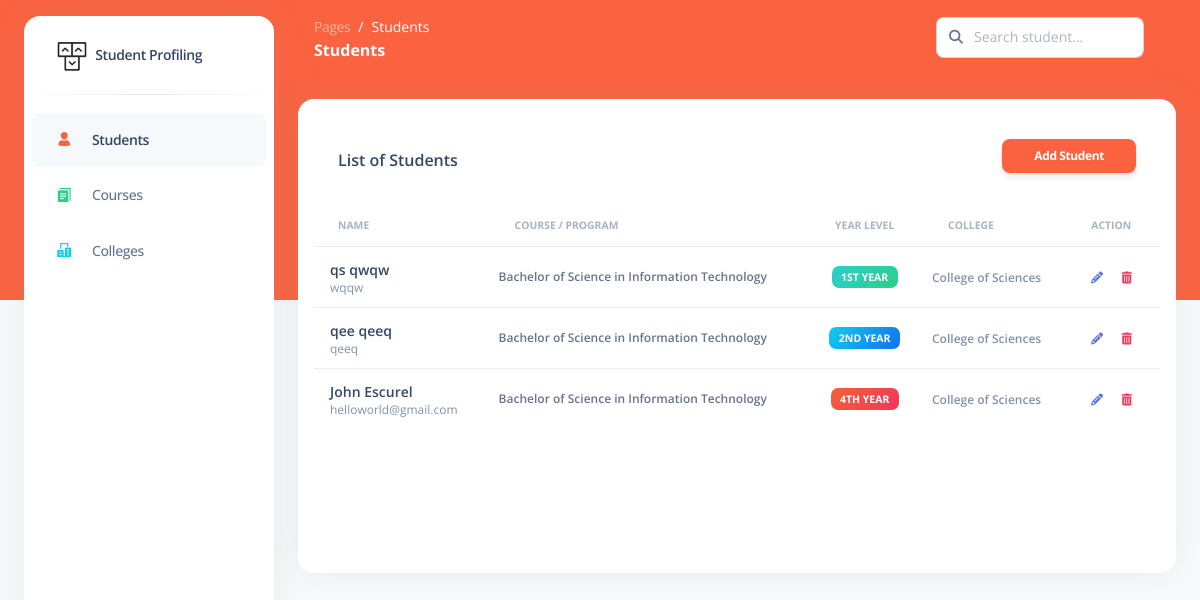
The page / on the database its author committed.
### simple_profiling/models.py (models this page shows, shortened)
class BaseModel(models.Model):
    created_at = models.DateTimeField(auto_now_add=True, db_index=True)
    updated_at = models.DateTimeField(auto_now=True)
    class Meta:
        abstract = True

class Student(BaseModel):
    YEAR_LEVEL_CHOICES = (('1st Year','1st Year'), ('2nd Year','2nd Year'), ('3rd Year','3rd Year'), ('4th Year', '4th Year'))
    first_name = models.CharField(max_length=250)
    last_name = models.CharField(max_length=250)
    email_address = models.CharField(max_length=300)
    year_level = models.CharField(max_length=20, choices=YEAR_LEVEL_CHOICES)
    course = models.ForeignKey(Course, on_delete=models.CASCADE)
    college = models.ForeignKey(College, on_delete=models.CASCADE)
    class Meta:
        verbose_name_plural = "Students"

class Course(BaseModel):
    course_name = models.CharField(max_length=500)
    class Meta:
        verbose_name_plural = "Courses"
    def __str__(self):
        return f"{self.course_name}"

class College(BaseModel):
    college_name = models.CharField(max_length=500)
    class Meta:
        verbose_name_plural = "Colleges"
    def __str__(self):
        return f"{self.college_name}"

### simple_profiling/views.py (the view)
# urls.py: path('', views.StudentList.as_view(), name='StudentList'),
class StudentList(ListView):
    model = Student
    context_object_name = 'student'
    template_name = 'student-list.html'
    paginate_by = 10
    def get_context_data(self, **kwargs):
        context = super().get_context_data(**kwargs)
        return context
    def get_queryset(self, *args, **kwargs):
        qs = super(StudentList, self).get_queryset(*args, **kwargs)
        qs = qs.order_by("-created_at")
        if self.request.GET.get("q") != None:
            query = self.request.GET.get('q')
            qs = qs.order_by("-created_at").filter(Q(first_name__icontains=query) | Q(last_name__icontains=query) |
            Q(email_address__icontains=query) | Q(year_level__icontains=query)| Q(course__course_name__icontains=query)
            | Q(college__college_name__icontains=query))
        return qs

### simple_profiling/templates/student-list.html (shortened to what this page needs)
{% load static %}
<!DOCTYPE html>
<html lang="en">
<head>
  <link href="{% static 'css/nucleo-icons.css' %}" rel="stylesheet" />
  <link href="{% static 'css/nucleo-svg.css' %}" rel="stylesheet" />
  <link href="{% static 'css/nucleo-svg.css' %}" rel="stylesheet" />
  <link id="pagestyle" href="{% static 'css/argon-dashboard.css' %}" rel="stylesheet" />
</head>
<body class="g-sidenav-show bg-gray-100">
  <aside class="sidenav bg-white navbar navbar-vertical navbar-expand-xs border-0 border-radius-xl my-3 fixed-start ms-4 " id="sidenav-main">
    <div class="sidenav-header">
      <a class="navbar-brand m-0" href="{% url 'StudentList' %}" target="_blank">
        <img src="{% static 'img/logo-ct-dark.png' %}" class="navbar-brand-img h-100" alt="main_logo">
        <span class="ms-1 font-weight-bold">Student Profiling</span>
      </a>
    </div>
    <hr class="horizontal dark mt-0">
    <div class="collapse navbar-collapse  w-auto " id="sidenav-collapse-main">
      <ul class="navbar-nav">
        <li class="nav-item">
          <a class="nav-link active" href="{% url 'StudentList' %}">
            <div class="icon icon-shape icon-sm border-radius-md text-center me-2 d-flex align-items-center justify-content-center">
              <i class="ni ni-single-02 text-warning text-sm opacity-10"></i>
            </div>
            <span class="nav-link-text ms-1">Students</span>
          </a>
        </li>
        <li class="nav-item">
          <a class="nav-link " href="{% url 'CourseList' %}">
            <div class="icon icon-shape icon-sm border-radius-md text-center me-2 d-flex align-items-center justify-content-center">
              <i class="ni ni-single-copy-04 text-success text-sm opacity-10"></i>
            </div>
            <span class="nav-link-text ms-1">Courses</span>
          </a>
        </li>
        <li class="nav-item">
          <a class="nav-link" href="{% url 'CollegeList' %}">
            <div class="icon icon-shape icon-sm border-radius-md text-center me-2 d-flex align-items-center justify-content-center">
              <i class="ni ni-building text-info text-sm opacity-10"></i>
            </div>
            <span class="nav-link-text ms-1">Colleges</span>
          </a>
        </li>
      </ul>
    </div>
  </aside>
  <main class="main-content position-relative border-radius-lg ">
    <nav class="navbar navbar-main navbar-expand-lg px-0 mx-4 shadow-none border-radius-xl " id="navbarBlur" data-scroll="false">
      <div class="container-fluid py-1 px-3">
        <nav aria-label="breadcrumb">
          <ol class="breadcrumb bg-transparent mb-0 pb-0 pt-1 px-0 me-sm-6 me-5">
            <li class="breadcrumb-item text-sm"><a class="opacity-5 text-white" href="javascript:;">Pages</a></li>
            <li class="breadcrumb-item text-sm text-white active" aria-current="page">Students</li>
          </ol>
          <h6 class="font-weight-bolder text-white mb-0">Students</h6>
        </nav>
        <div class="collapse navbar-collapse mt-sm-0 mt-2 me-md-0 me-sm-4" id="navbar">
          <div class="ms-md-auto pe-md-3 d-flex align-items-center">
            <form action="{% url 'StudentList' %}" method="get">
              <div class="input-group">
                <span class="input-group-text text-body"><i class="fas fa-search" aria-hidden="true"></i></span>
                <input type="text" class="form-control" name="q" placeholder="Search student...">
              </div>
            </form>
          </div>
        </div>
      </div>
    </nav>
    <div class="container-fluid py-4">
      <div class="row">
        <div class="col-12">
          <div class="card mb-4 p-3">
            <div class="card-header d-flex align-items-center pb-0">
                <h6>List of Students</h6>
                <a href="{% url 'StudentAdd' %}" class="btn btn-warning btn-sm ms-auto">Add Student</a>
            </div>
            <div class="card-body px-0 pt-2 pb-6">
              <div class="card-body px-0 pt-2 pb-6">
              <div class="table-responsive p-0">
                <table class="table align-items-center mb-0">
                  <thead>
                    <tr>
                      <th class="text-uppercase text-secondary text-xxs font-weight-bolder opacity-7">Name</th>
                      <th class="text-uppercase text-secondary text-xxs font-weight-bolder opacity-7">Course / Program</th>
                      <th class="text-center text-uppercase text-secondary text-xxs font-weight-bolder opacity-7">Year Level</th>
                      <th class="text-uppercase text-secondary text-xxs font-weight-bolder opacity-7">College</th>
                      <th class="text-center text-uppercase text-secondary text-xxs font-weight-bolder opacity-7">Action</th>
                    </tr>
                  </thead>
                  <tbody>
                    {% for object in object_list %}
                    <tr>
                      <td>
                        <div class="d-flex px-2 py-1">
                          <div class="d-flex flex-column justify-content-center">
                            <h6 class="mb-0 text-sm">{{ object.first_name }} {{ object.last_name }}</h6>
                            <p class="text-xs text-secondary mb-0">{{ object.email_address }}</p>
                          </div>
                        </div>
                      </td>
                      <td>
                        <p class="text-xs font-weight-bold mb-0">{{ object.course }}</p>
                      </td>
                      <td class="align-middle text-center text-sm">
                        {% if object.year_level == "1st Year"%}
                          <span class="badge badge-sm bg-gradient-success">{{ object.year_level }}</span>
                        {% elif object.year_level == "2nd Year" %}
                          <span class="badge badge-sm bg-gradient-info">{{ object.year_level }}</span>
                        {% elif object.year_level == "3rd Year" %}
                          <span class="badge badge-sm bg-gradient-warning">{{ object.year_level }}</span>
                        {% elif object.year_level == "4th Year" %}
                          <span class="badge badge-sm bg-gradient-danger">{{ object.year_level }}</span>
                        {% endif %}
                      </td>
                      <td class="align-middle">
                        <span class="text-secondary text-xs font-weight-bold">{{ object.college }}</span>
                      </td>
                      <td class="align-middle text-center">
                        <a href="student-list/{{ object.id }}" class="text-primary font-weight-bold text-xs p-2">
                          <i class="fas fa-pencil-alt ms-auto cursor-pointer" data-bs-toggle="tooltip" data-bs-placement="top" title="Edit"></i>
                        </a>
                        <a href="delete_student/{{ object.id }}" class="text-danger font-weight-bold text-xs p-2">
                          <i class="fas fa-trash-alt ms-auto cursor-pointer" data-bs-toggle="tooltip" data-bs-placement="top" title="Delete"></i>
                        </a>
                      </td>
                    </tr>
                    {% empty %}
                    <td class="text-sm" style="color: rgba(163, 167, 185, 0.8);"> <br> No data available in table. </td>
                    {% endfor %}
                  </tbody>
                </table>
              </div>
            </div>
          </div>
        </div>
      </div>
    </div>
  </main>
</body>
</html>

### simple_profiling/static/css/nucleo-svg.css (style rules this page uses)
.icon { display: inline-block; color: #111111; height: 1em; width: 1em; }
.icon-sm { height: 0.8em; width: 0.8em; }
.icon { fill: currentColor; stroke: none; }

### rows shown on the page
Student: first_name "qs", last_name "qwqw", email_address "wqqw", course "Bachelor of Science in Information Technology", year_level "1ST YEAR", college "College of Sciences"
Student: first_name "qee", last_name "qeeq", email_address "qeeq", course "Bachelor of Science in Information Technology", year_level "2ND YEAR", college "College of Sciences"
Student: first_name "John", last_name "Escurel", email_address "helloworld@gmail.com", course "Bachelor of Science in Information Technology", year_level "4TH YEAR", college "College of Sciences"
